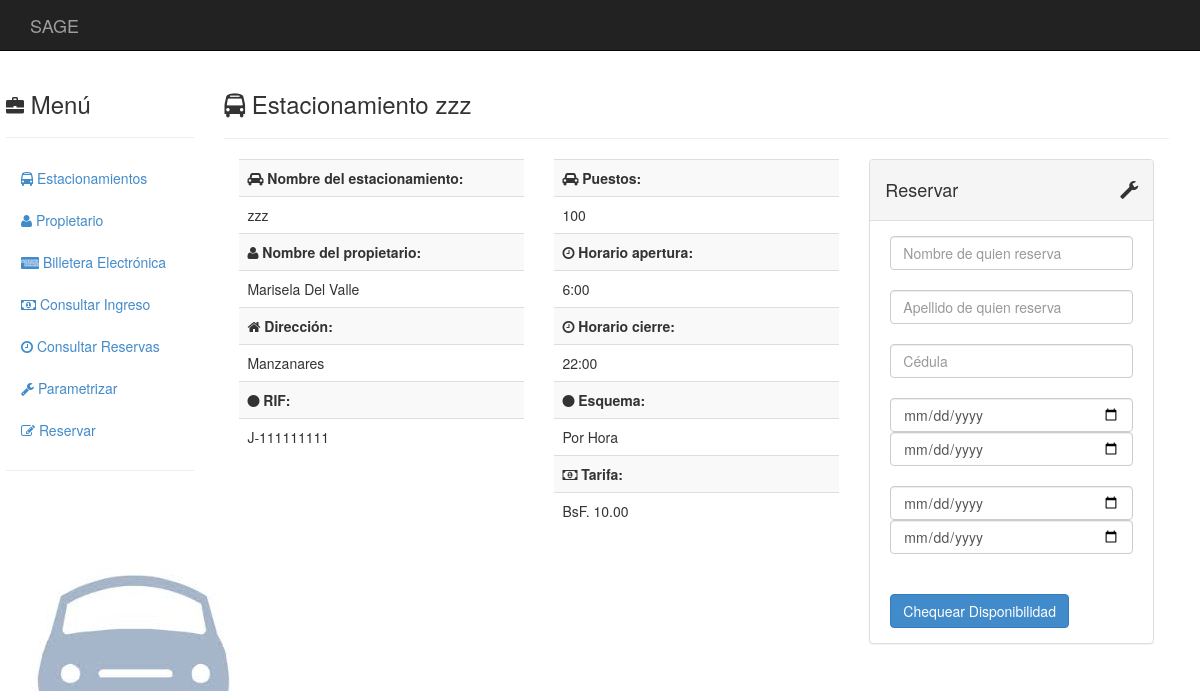
Page /estacionamientos/1/reserva on the committed database.
### estacionamientos/models.py (models this page shows, shortened)
class Estacionamiento(models.Model):
	propietario = models.ForeignKey(Propietario)
	nombre      = models.CharField(max_length = 50)
	direccion   = models.TextField(max_length = 120)
	telefono1   = models.CharField(blank = True, null = True, max_length = 30)
	telefono2   = models.CharField(blank = True, null = True, max_length = 30)
	telefono3   = models.CharField(blank = True, null = True, max_length = 30)
	email1      = models.EmailField(blank = True, null = True)
	email2      = models.EmailField(blank = True, null = True)
	rif         = models.CharField(max_length = 12)
	content_type = models.ForeignKey(ContentType, null = True)
	object_id    = models.PositiveIntegerField(null = True)
	tarifa       = GenericForeignKey()
	apertura     = models.TimeField(blank = True, null = True)
	cierre       = models.TimeField(blank = True, null = True)
	capacidad    = models.IntegerField(blank = True, null = True)

class Propietario(models.Model):
	nombre       = models.CharField(max_length = 50, null = False)
	apellido     = models.CharField(max_length = 50, blank = True, null = True)
	cedula       = models.CharField(max_length = 10, null = False)
	telefono     = models.CharField(blank = True, null = True, max_length = 30)
	email        = models.EmailField(blank = True, null = True)

class EsquemaTarifario(models.Model):
	tarifa         = models.DecimalField(max_digits=20, decimal_places=2)
	tarifa2        = models.DecimalField(blank = True, null = True, max_digits=10, decimal_places=2)
	inicioEspecial = models.TimeField(blank = True, null = True)
	finEspecial    = models.TimeField(blank = True, null = True)
	class Meta:
		abstract = True

class TarifaHora(EsquemaTarifario):
	def tipo(self):
		return("Por Hora")

### estacionamientos/views.py (the view, shortened to what this page needs)
# urls.py: url(r'^(?P<_id>\d+)/reserva$', views.estacionamiento_reserva, name = 'estacionamiento_reserva'),
def estacionamiento_reserva(request, _id):
    _id = int(_id)
    try:
        estacionamiento = Estacionamiento.objects.get(id = _id)
    except ObjectDoesNotExist:
        raise Http404
    if (estacionamiento.apertura is None):
        return HttpResponse(status = 403) # Esta prohibido entrar aun
    if request.method == 'GET':
        form = ReservaForm()
    return render(
        request,
        'reserva.html',
        { 'form': form
        , 'estacionamiento': estacionamiento
        }
    )

### templates/reserva.html (shortened to what this page needs)
{% extends "base.html" %}
{% block innerContents%}
  <div class="col-sm-10">
    <h3><i class="fa fa-bus"></i>
      Estacionamiento {{estacionamiento.nombre}}
    </h3>
    <hr>
    <div class="col-md-4">
      {% include "datos.html" %}
    </div>
    <div class="col-md-4">
      {% include "parametros.html" %}
    </div>
    <div class="col-md-4">
      {% include "reservar-form.html" %}
    </div>
  </div>
{% endblock %}

### templates/datos.html (shortened to what this page needs)
<table class="table table-striped">
  <tbody>
    <tr><td><b><i class="fa fa-car"></i>
      Nombre del estacionamiento:
    </b></td></tr>
    <tr><td>
      {{estacionamiento.nombre}}
    </td></tr>
    <tr><td><b><i class="fa fa-user"></i>
      Nombre del propietario:
    </b></td></tr>
    <tr><td>
      {{estacionamiento.propietario.nombre}}&nbsp;{{estacionamiento.propietario.apellido}}
    </td></tr>
    <tr><td><b><i class="fa fa-home"></i>
      Dirección:
    </b></td></tr>
    <tr><td>
      {{estacionamiento.direccion}}
    </td></tr>
    <tr><td><b><i class="fa fa-circle"></i>
      RIF:
    </b></td></tr>
    <tr><td>
      {{estacionamiento.rif}}
    </td></tr>
  </tbody>
</table>

### templates/parametros.html (shortened to what this page needs)
{% load humanize %}
<table class="table table-striped">
  <tbody>
    {% if estacionamiento.capacidad %}
      <tr><td><b><i class="fa fa-car"></i> Puestos:</b></td></tr>
      <tr><td>{{estacionamiento.capacidad}}</td></tr>
      <tr><td><b><i class="fa fa-clock-o"></i> Horario apertura:</b></td></tr>
      <tr><td>{{estacionamiento.apertura}}</td></tr>
      <tr><td><b><i class="fa fa-clock-o"></i> Horario cierre:</b></td></tr>
      <tr><td>{{estacionamiento.cierre}}</td></tr>
    {% endif %}
    {% if estacionamiento.tarifa %}
      <tr><td><b><i class="fa fa-circle"></i></i> Esquema:</b></td></tr>
      <tr><td>{{estacionamiento.tarifa.tipo}} </td></tr>
    {% endif %}
    {% if estacionamiento.tarifa.tipo == "Tarifa diferenciada para fines de semana" %}
      <tr><td><b><i class="fa fa-money"></i></i> Tarifa regular:</b></td></tr>
      <tr><td>BsF. {{estacionamiento.tarifa}}</td></tr>
      <tr><td><b><i class="fa fa-money"></i></i> Tarifa fin de semana:</b></td></tr>
      <tr><td>BsF. {{estacionamiento.tarifa.tarifa2}}</td></tr>
    {% elif estacionamiento.capacidad %}
      <tr><td><b><i class="fa fa-money"></i></i> Tarifa:</b></td></tr>
      <tr><td>BsF. {{estacionamiento.tarifa.tarifa|floatformat:2|intcomma}}</td></tr>
    {% endif %}
  </tbody>
</table>

### static/css/base.css (style rules this page uses)
body { background-image: url("./images.jpg"); background-repeat:no-repeat; background-position: bottom left; background-attachment: fixed; }
i { font-size:18px; }

### rows in the picture
Estacionamiento: nombre "zzz", propietario.nombre "Marisela", propietario.apellido "Del Valle", direccion "Manzanares", rif "J-111111111", capacidad "100", apertura "6:00", cierre "22:00", tarifa.tipo "Por Hora", tarifa.tarifa "10.00"
